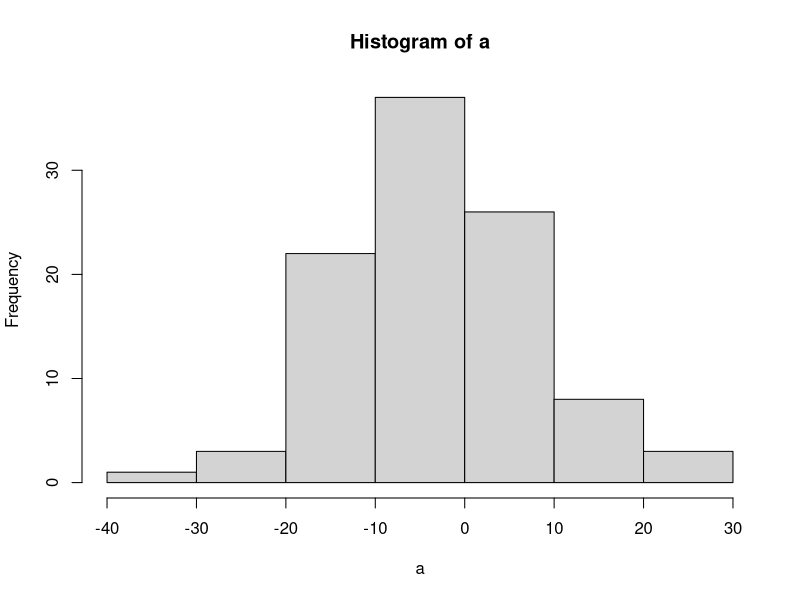

The R script that drew this image:
#' ---
#' title: "Introduction to R"
#' author: "Adam M. Wilson"
#' date: "August 31, 2015"
#' output:
#'   slidy_presentation:
#'     fig_width: 7
#'     fig_height: 6
#'     keep_md: true
#'     number_sections: true
#'     toc: true
#' ---
#'     
#' 
#' 
#' 
#' ## Variables
## ------------------------------------------------------------------------
x=1
x

#' 
#' We can also assign a vector to a variable:
#' 
## ------------------------------------------------------------------------
x=c(5,8,14,91,3,36,14,30)
x

#' 
#' ----
#' 
#' And do simple arithmetic:
## ------------------------------------------------------------------------
x+2

#' 
#' Note that `R` is case sensitive, if you ask for `X` instead of `x`, you will get an error
## ----eval=FALSE----------------------------------------------------------
## X

#' 
#' `Error: object 'X' not found`
#' 
#' ----
#' 
#' ### Variable naming conventions
#' Naming your variables is your business, but there are [5 conventions](http://www.r-bloggers.com/consistent-naming-conventions-in-r/) to be aware of:
#' 
#' * **alllowercase**: _e.g._ `adjustcolor`
#' * **period.separated**: _e.g._ `plot.new`
#' * **underscore_separated**: _e.g._ `numeric_version`
#' * **lowerCamelCase**: _e.g._ `addTaskCallback`
#' * **UpperCamelCase**: _e.g._ `SignatureMethod`
#' 
#' ----
#' 
#' ### Subsetting
## ------------------------------------------------------------------------
x

#' 
#' Subset the vector using `x[ ]` notation
## ------------------------------------------------------------------------
x[5]

#' You can use a `:` to quickly generate a sequence:
## ------------------------------------------------------------------------
1:5

#' and use that to subset as well:
## ------------------------------------------------------------------------
x[1:5]

#' 
#' ----
#' 
#' ### Using Functions
#' 
#' To calculate the mean, you could do it _manually_ like this
#' 
## ------------------------------------------------------------------------
(5+8+14+91+3+36+14+30)/8

#' 
#' Or use a function:
## ------------------------------------------------------------------------
mean(x)

#' 
#' ----
#' 
#' Type `?functionname` to get the documentation (`?mean`) or `??"search parameters` (??"standard deviation") to search the documentation.  In RStudio, you can also search in the help panel.  `mean` has other arguments too: 
#' 
#' `mean(x, trim = 0, na.rm = FALSE, ...)`
#' 
#' In RStudio, if you press `TAB` after a function name (such as `mean( `), it will show function arguments.
#' 
#' ![Autocomplete screenshot][pic1]
#' 
#' [pic1]: img/autocomplete.png "Autocomplete Screenshot"
#' 
#' 
#' > Calculate the standard deviation of `c(3,6,12,89)`.    
#' 
#' ---- 
#' 
#' ### Standard Deviation
## ------------------------------------------------------------------------
y=c(3,6,12,89)

#' 
## ------------------------------------------------------------------------
sqrt((sum((y-mean(y))^2))/(length(y)-1))

#or
sd(y)

#or
sd(c(3,6,12,89))

#' 
#' ----
#' 
#' Writing functions in R is pretty easy.  Let's create one to calculate the mean of a vector by getting the sum and length.  First think about how to break it down into parts:
## ------------------------------------------------------------------------
x1= sum(x)
x2=length(x)
x1/x2

#' 
#' ----
#' 
#' Then put it all back together and create a new function called `mymean`:
## ------------------------------------------------------------------------
mymean=function(f){
  sum(f)/length(f)
}

mymean(f=x)

#' 
#' Confirm it works:
## ------------------------------------------------------------------------
mean(x)

#' 
#' > Any potential problems with the `mymean` function?
#' 
#' ----
#' 
#' ### Missing data:  dealing with `NA` values
## ------------------------------------------------------------------------
x3=c(5,8,NA,91,3,NA,14,30,100)

#' 
#' > What do you think `mymean(x3)` will return?
#' 
#' ----
#' 
#' Calculate the mean using the new function
## ------------------------------------------------------------------------
mymean(x3)

#' Use the built-in function (with and without na.rm=T)
## ------------------------------------------------------------------------
mean(x3)
mean(x3,na.rm=T)

#' Writing simple functions is easy, writing robust, reliable functions can be hard...
#' 
#' ----
#' 
#' ### Logical values
#' 
#' R also has standard conditional tests to generate `TRUE` or `FALSE` values (which also behave as `0`s and `1`s.  These are often useful for filtering data (e.g. identify all values greater than 5).  The logical operators are `<`, `<=`, `>`, `>=`, `==` for exact equality and `!=` for inequality.
#' 
## ------------------------------------------------------------------------
  x3 > 75
 
  x3 == 40
 
  x3 >   15

#' 
#' ----
#' 
#' And you can perform operations on those results:
## ------------------------------------------------------------------------
sum(x3>15,na.rm=T)

#' 
#' or save the results as variables:
## ------------------------------------------------------------------------
result =  x3 >  3
result

#' 
#' > Try this:  define a function that counts how many values in a vector are less than or equal to 12
#' 
#' ----
#' 
## ------------------------------------------------------------------------
mycount=function(x){
  sum(x<=12)
}

#' Try it:
## ------------------------------------------------------------------------
x3
mycount(x3)

#' oops!
#' 
#' ----
#' 
## ------------------------------------------------------------------------
mycount=function(x){
  sum(x<=12,na.rm=T)
}

#' Try it:
## ------------------------------------------------------------------------
x3
mycount(x3)

#' 
#' Nice!
#' 
#' ----
#' 
#' ### Generating Data
#' 
#' There are many ways to generate data in R such as sequences:
## ------------------------------------------------------------------------
seq(from=0, to=1, by=0.25)

#' and random numbers that follow a statistical distribution (such as the normal):
#' 
## ------------------------------------------------------------------------
a=rnorm(100,mean=0,sd=10)

#' 
#' ----
#' 
#' Let's visualize those values in a histogram:
## ----fig.height=3--------------------------------------------------------
hist(a)

#' 
#' We'll cover much more sophisticated graphics later...
#' 
#' ## Matrices
#' You can also use matrices (2-dimensional arrays of numbers):
## ------------------------------------------------------------------------
y=matrix(1:30,ncol=5)
y

#' 
#' ----
#' 
#' Matrices behave much like vectors:
## ------------------------------------------------------------------------
y
y+2

#' 
#' ----
#' 
#' and have 2-dimensional indexing:
## ------------------------------------------------------------------------
y
y[2,3]

#' 
#' ## Data Frames
#' Data frames are similar to matrices, but more flexible.  Matrices must be all the same type (e.g. all numbers), while a data frame can include multiple data types (e.g. text, factors, numbers). Dataframes are commonly used when doing statistical modeling in R.  
#' 
## ------------------------------------------------------------------------
data = data.frame( x = c(11,12,14),
                   y = c(19,20,21),
                   z = c(10,9,7))
data

#' 
#' ----
#' 
#' You can subset in several ways
## ------------------------------------------------------------------------
mean(data$z)

mean(data[["z"]])

mean(data[,3])

#' 
#' ## Loading Packages
#' 
#' For installed packages:  `library(packagename)`.
#' 
#' New packages: `install.packages()` or use the package manager. 
#' 
## ----message=F,warning=FALSE---------------------------------------------
library(raster)

#' 
#' > R may ask you to choose a CRAN mirror. CRAN is the distributed network of servers that provides access to R's software.  It doesn't really matter which you chose, but closer ones are likely to be faster.  From RStudio, you can select the mirror under Tools→Options or just wait until it asks you.
#' 
#' 
#' If you don't have the packages above, install them in the package manager or by running `install.packages("raster")`.
#' 
